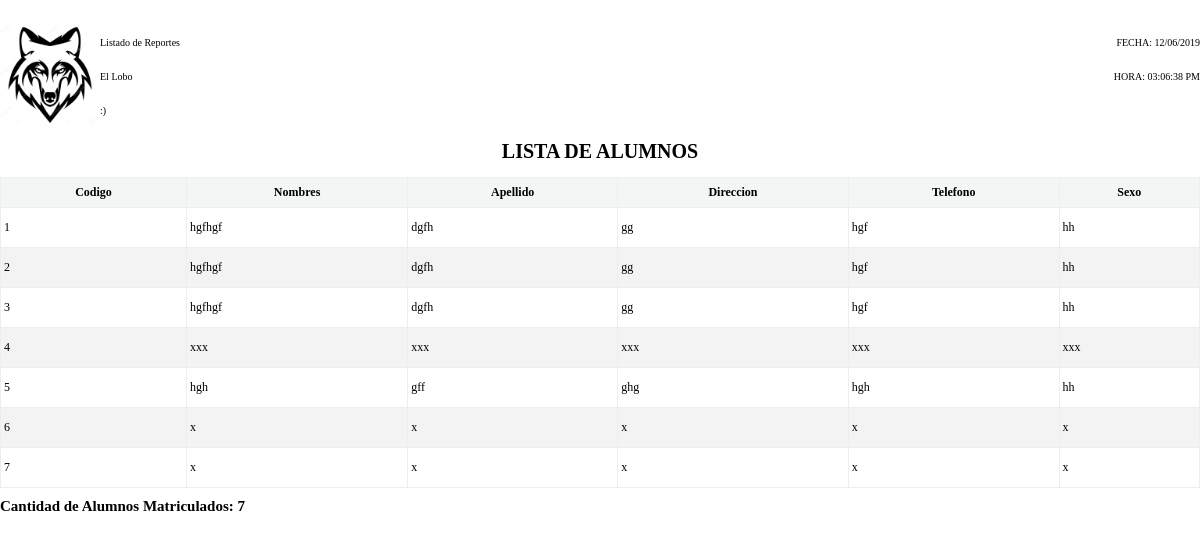
Before: /app/views/list-reporte.php with the older database file.
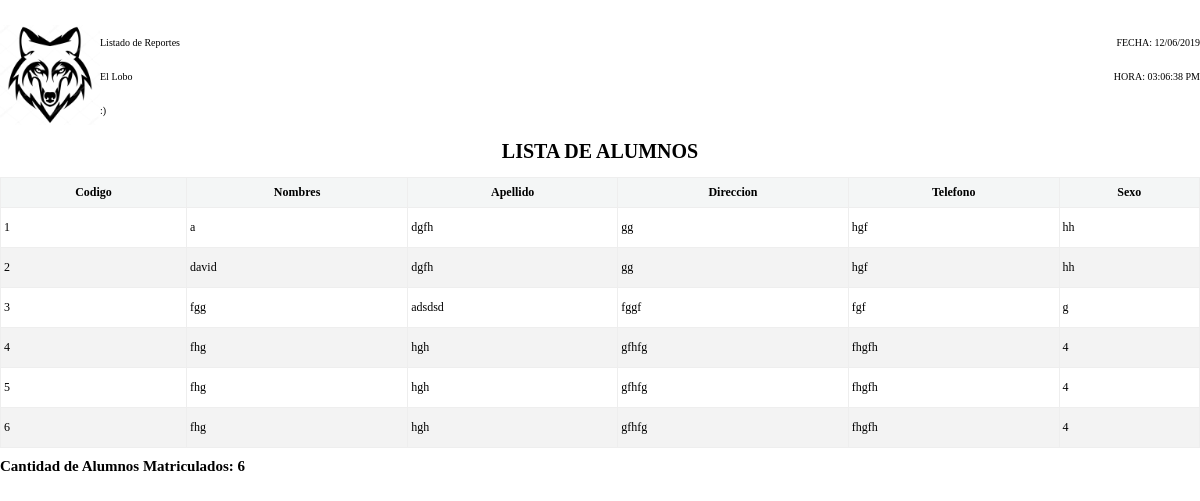
After: the same page with the newer database file.
### tables this page shows
CREATE TABLE `alumno`  (
  `id` int(11) NOT NULL AUTO_INCREMENT,
  `dni` varchar(50) NOT NULL,
  `apellido` varchar(50) NOT NULL,
  `nombre` varchar(50) NOT NULL,
  `telefono` varchar(50) NOT NULL,
  `Direccion` varchar(50) NOT NULL,
  `idDepa` int(11) NOT NULL,
  `idProv` int(11) NOT NULL,
  `idDist` int(11) NOT NULL,
  `Sexo` varchar(50) NOT NULL,
  PRIMARY KEY (`id`) USING BTREE
);

### app/models/crud.php (called while the page is built, shortened)
<?php
class crud {
public function Listar(){
    $cn=new ClassConexion();
    $mysqli=$cn->Conectar();
    $sql=$mysqli->prepare("call sp_listar_alumno()");
    $sql->execute();
    $array=[];
    if($sql->{'error'}==''){
    	$result=$sql->get_result();
        while($myrow=$result->fetch_assoc()){
    		$array[]=$myrow;
    	}
    	$res=$array;
    }else{
    	$res=$sql->{'error'};
    }
    return $res;
}
}
?>

### app/controllers/listar-controller.php (called while the page is built, shortened)
<?php
 require  '../models/crud.php';
$crud=new crud();
$res1= $crud->Listar();
?>

### app/views/list-reporte.php (the view, shortened to what this page needs)
<?php require  '../controllers/listar-controller.php';  ?>
<!DOCTYPE html>
<html>
<head>
	<link rel="stylesheet" type="text/css" href="../../public/style/css/bootstrap-grid.css">
	<link rel="stylesheet" type="text/css" href="../../public/style/estilos/_all-skins.min.css">
	<link rel="stylesheet" type="text/css" href="../../public/style/estilos/reporte.css">
</head>
<body>
<table class='table-header' >
                        <tr>
                            <td rowspan="3" style='width:45px;'>
                                <img src="../../public/img/lob.jpg" height='100px'>
                            </td>
                            <td>
                              Listado de Reportes
                            </td>
                            <td class="right">
                                <?php echo "FECHA: ".date("d/m/Y") ?>
                            </td>
                        </tr>
                        <tr>
                            <td>El Lobo</td>
                            <td class="right">
                                <?php echo "HORA: ".date("h:m:s A")?>
                            </td>
                        </tr>
                        <tr>
                            <td>:)</td>
                            <td></td>
                        </tr>
                    </table>
                    <h1 align="center">
                        <?php echo "LISTA DE ALUMNOS "?>
                    </h1>
<table class="tabla-boleta" style="text-align:left" border=1 >
		<thead>
			<tr>
				<th >Codigo</th>
				<th >Nombres</th>
				<th >Apellido</th>
				<th >Direccion</th>
				<th>Telefono</th>
				<th >Sexo</th>
			</tr>
		</thead>
		<tbody>
			<?php $SDatos=sizeof($res1);
    $count=0;
    if($SDatos>0){
			 foreach ($res1 as $value) { $count++; ?>
				<tr>
					<td> <?php echo $count ?> </td>
					<td ><?php echo $value['nombre']?></td>
					<td ><?php echo $value['apellido']?></td>
					<td ><?php echo $value['direccion']?></td>
					<td ><?php echo $value['telefono']?></td>
					<td ><?php echo $value['Sexo']?></td>
				</tr>
				<?php  }
			}else{ ?>
				<tr>
				<td colspan=6  align=center> Sin Datos </td>
			</tr>
			<?php  }?>
		</tbody>
	</table>
	<h2 style="margin-top:10px">Cantidad de Alumnos Matriculados: <?php echo $count;?></h2>
</body>
</html>

### public/style/estilos/reporte.css (style rules this page uses)
body { font-size: 10px; line-height: normal; font-family: SansSerif; margin: 0; padding: 0; }
.tabla-boleta { border-collapse: collapse; border-spacing: 0; width: 100%; text-align: center; border: none; margin-top:10px; }
.tabla-boleta thead tr th { text-align:center; background: rgb(244, 246, 246); font-size: 8px; padding-top:5px; padding-bottom:5px; }
.tabla-boleta tbody tr { height:40px; }
.tabla-boleta tbody tr td { font-size: 8px; vertical-align:middle; }
.table-header { border-collapse: collapse; border-spacing: 0; width: 100%; border: none; margin-top:25px; margin-bottom:0; }
.table-header tr td { padding:0; }
.right { text-align:right; }
h2 { padding-top:0; margin-top:0; }

### app/views/list-reporte.php (style rules this page uses)
.tabla-boleta thead tr th { font-size:12px; padding:7px; }
.tabla-boleta tbody tr td { font-size:12px; padding:3px; }
.tabla-boleta tr:nth-child(even) { background-color: #f2f2f2e3; }

Changed rows visible on the page:
removed alumno: nombre "hgfhgf", apellido "dgfh", Direccion "gg", telefono "hgf", Sexo "hh"
removed alumno: nombre "xxx", apellido "xxx", Direccion "xxx", telefono "xxx", Sexo "xxx"
removed alumno: nombre "hgh", apellido "gff", Direccion "ghg", telefono "hgh", Sexo "hh"
removed alumno: nombre "x", apellido "x", Direccion "x", telefono "x", Sexo "x"
removed alumno: nombre "x", apellido "x", Direccion "x", telefono "x", Sexo "x"
changed alumno (number 1 of 6 on the later page): nombre "hgfhgf" → "a"
changed alumno: nombre "hgfhgf" → "david"
added alumno: nombre "fgg", apellido "adsdsd", Direccion "fggf", telefono "fgf", Sexo "g"
added alumno: nombre "fhg", apellido "hgh", Direccion "gfhfg", telefono "fhgfh", Sexo "4"
added alumno: nombre "fhg", apellido "hgh", Direccion "gfhfg", telefono "fhgfh", Sexo "4"
added alumno: nombre "fhg", apellido "hgh", Direccion "gfhfg", telefono "fhgfh", Sexo "4"
Other visible differences:
$count: "7" → "6"
